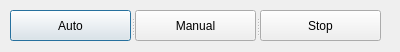
<?xml version="1.0" encoding="UTF-8"?>
<ui version="4.0">
 <class>interface_dialog</class>
 <widget class="QDialog" name="interface_dialog">
  <property name="geometry">
   <rect>
    <x>0</x>
    <y>0</y>
    <width>400</width>
    <height>52</height>
   </rect>
  </property>
  <property name="windowTitle">
   <string>x50 Interface GUI</string>
  </property>
  <widget class="QSplitter" name="splitter">
   <property name="geometry">
    <rect>
     <x>10</x>
     <y>10</y>
     <width>371</width>
     <height>31</height>
    </rect>
   </property>
   <property name="orientation">
    <enum>Qt::Horizontal</enum>
   </property>
   <widget class="QPushButton" name="pushButton_Auto">
    <property name="text">
     <string>Auto</string>
    </property>
   </widget>
   <widget class="QPushButton" name="pushButton_Manual">
    <property name="text">
     <string>Manual</string>
    </property>
   </widget>
   <widget class="QPushButton" name="pushButton_Stop">
    <property name="text">
     <string>Stop</string>
    </property>
   </widget>
  </widget>
 </widget>
 <resources/>
 <connections/>
</ui>
